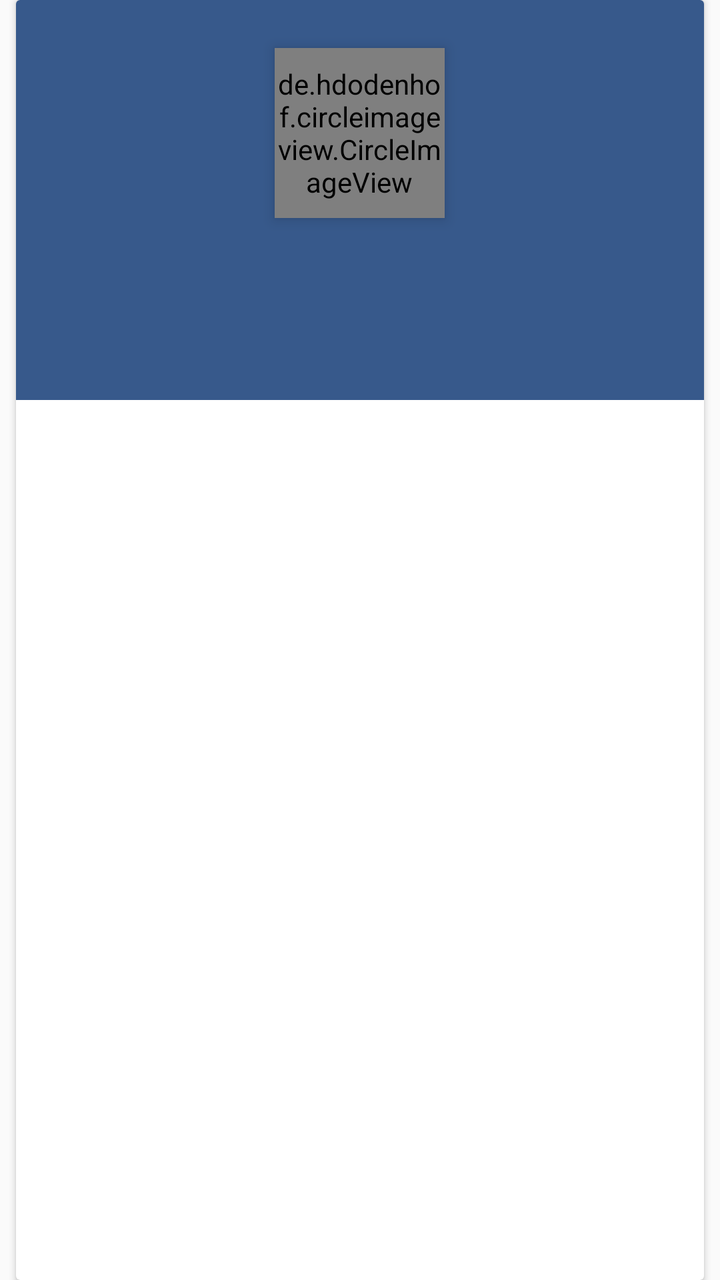
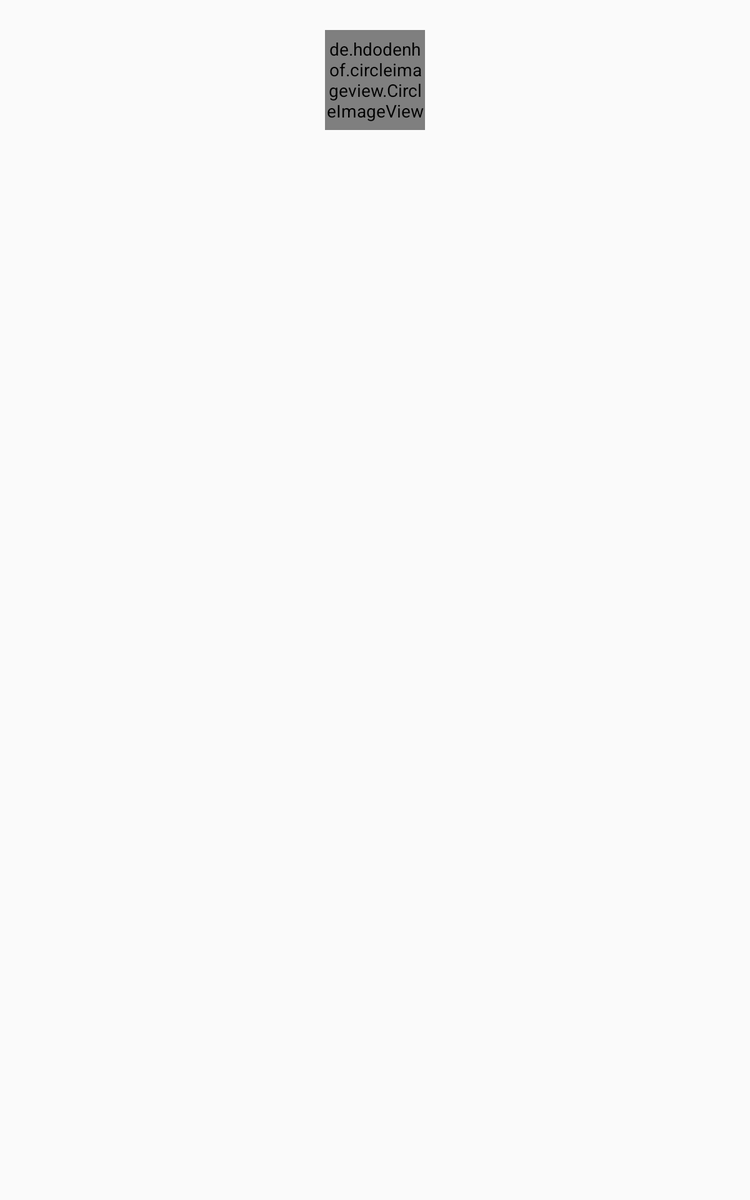

Compare how this app lays out the same screen by default and in its alternative resource folder. The renders come first, then the two layout files and the values they reference.
<!-- AndroidManifest.xml: application theme AppTheme -->
<!-- res/layout/fragment_profile.xml -->
<?xml version="1.0" encoding="utf-8"?>
<LinearLayout
	xmlns:android="http://schemas.android.com/apk/res/android"
	android:layout_height="match_parent"
	android:layout_width="match_parent">

	<android.support.v7.widget.CardView
		android:layout_height="match_parent"
		android:layout_width="match_parent"
		android:layout_marginLeft="24px"
		android:layout_marginRight="24px"
		android:layout_gravity="center">

		<RelativeLayout
			android:layout_height="match_parent"
			android:layout_width="match_parent">

			<RelativeLayout
				android:layout_height="200dp"
				android:layout_width="match_parent"
				android:background="@color/primary">

				<de.hdodenhof.circleimageview.CircleImageView
					android:id="@+id/profilePhoto"
					android:layout_height="85dp"
					android:layout_width="85dp"
					android:layout_centerHorizontal="true"
					android:layout_marginTop="24dp"
					android:elevation="4dp"/>

				<TextView
					android:layout_width="wrap_content"
					android:layout_height="wrap_content"
					android:textAppearance="?android:attr/textAppearanceMedium"
					android:id="@+id/profileTitle"
					android:layout_below="@id/profilePhoto"
					android:textColor="@color/white"
					android:layout_marginTop="16dp"
					android:layout_centerHorizontal="true"/>

				<LinearLayout
					android:layout_alignParentBottom="true"
					android:layout_height="wrap_content"
					android:layout_width="match_parent"
					android:orientation="vertical">

				</LinearLayout>

			</RelativeLayout>

		</RelativeLayout>

	</android.support.v7.widget.CardView>

</LinearLayout>
<!-- resources referenced by this layout -->
<resources>
  <color name="primary">#37598B</color>
  <color name="white">#FFFFFF</color>
  <!-- from res/values-v21/ -->
  <style name="AppTheme" parent="ArionTheme" />
  <style name="ArionTheme" parent="Theme.AppCompat.Light.NoActionBar">
  		<item name="colorPrimary">@color/primary</item>
  		<item name="colorPrimaryDark">@color/primary_dark</item>
  		<item name="colorAccent">@color/accent</item>
  	</style>
  <color name="primary_dark">#224477</color>
  <color name="accent">#2C4870</color>
</resources>
<!-- res/layout-sw600dp/fragment_profile.xml (the repository's variant of the layout above) -->
<!-- drawn on a 7-inch tablet held upright -->
<?xml version="1.0" encoding="utf-8"?>
<RelativeLayout
	xmlns:android="http://schemas.android.com/apk/res/android"
	android:layout_height="match_parent"
	android:layout_width="match_parent">

	<de.hdodenhof.circleimageview.CircleImageView
		android:id="@+id/profilePhoto"
		android:layout_height="80dp"
		android:layout_width="80dp"
		android:layout_centerHorizontal="true"
		android:layout_marginTop="24dp"/>

	<TextView
		android:layout_width="wrap_content"
		android:layout_height="wrap_content"
		android:textAppearance="?android:attr/textAppearanceMedium"
		android:id="@+id/profileTitle"
		android:layout_alignLeft="@id/profilePhoto"
		android:layout_below="@id/profilePhoto"
		android:layout_marginTop="16dp"/>

</RelativeLayout>
<!-- resources referenced by the variant -->
<!-- as a 7-inch tablet held upright resolves them -->
<resources>
  <!-- from res/values-v21/ -->
  <style name="AppTheme" parent="ArionTheme" />
  <style name="ArionTheme" parent="Theme.AppCompat.Light.NoActionBar">
  		<item name="colorPrimary">@color/primary</item>
  		<item name="colorPrimaryDark">@color/primary_dark</item>
  		<item name="colorAccent">@color/accent</item>
  	</style>
  <color name="primary">#37598B</color>
  <color name="primary_dark">#224477</color>
  <color name="accent">#2C4870</color>
</resources>
